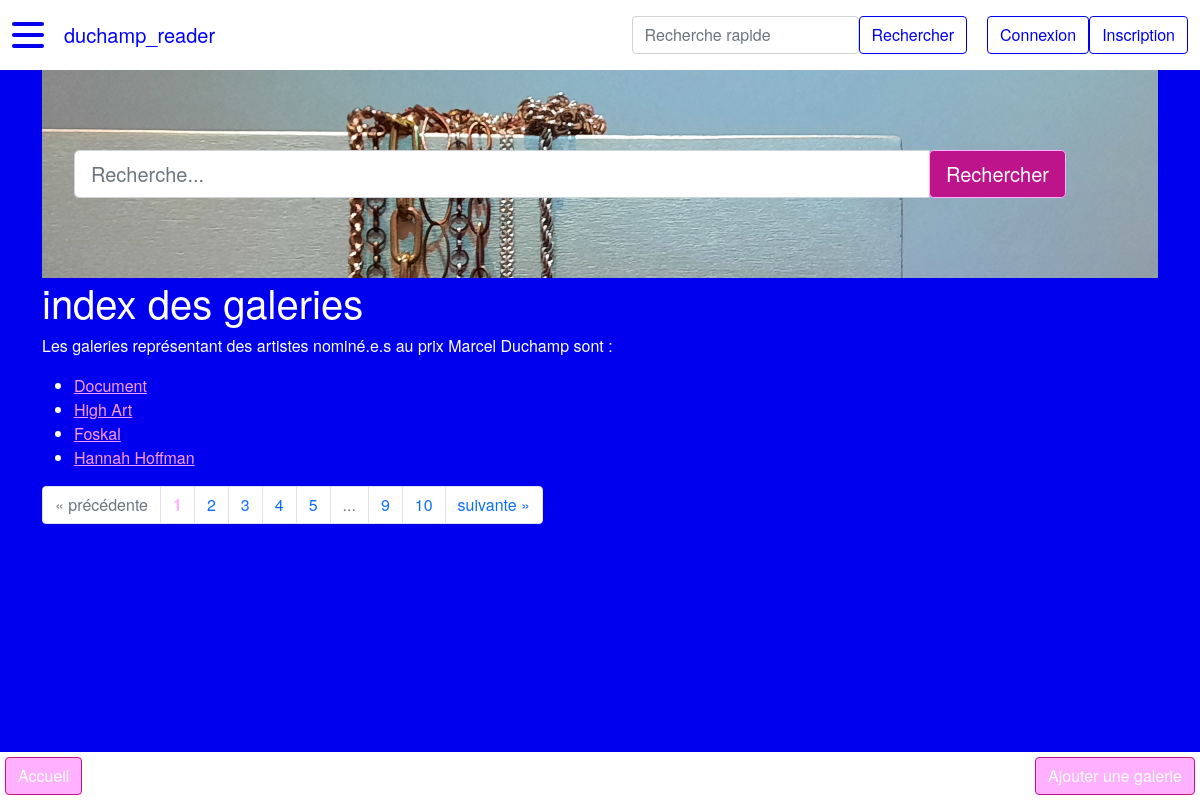
The page /galerie on the database as committed earlier.
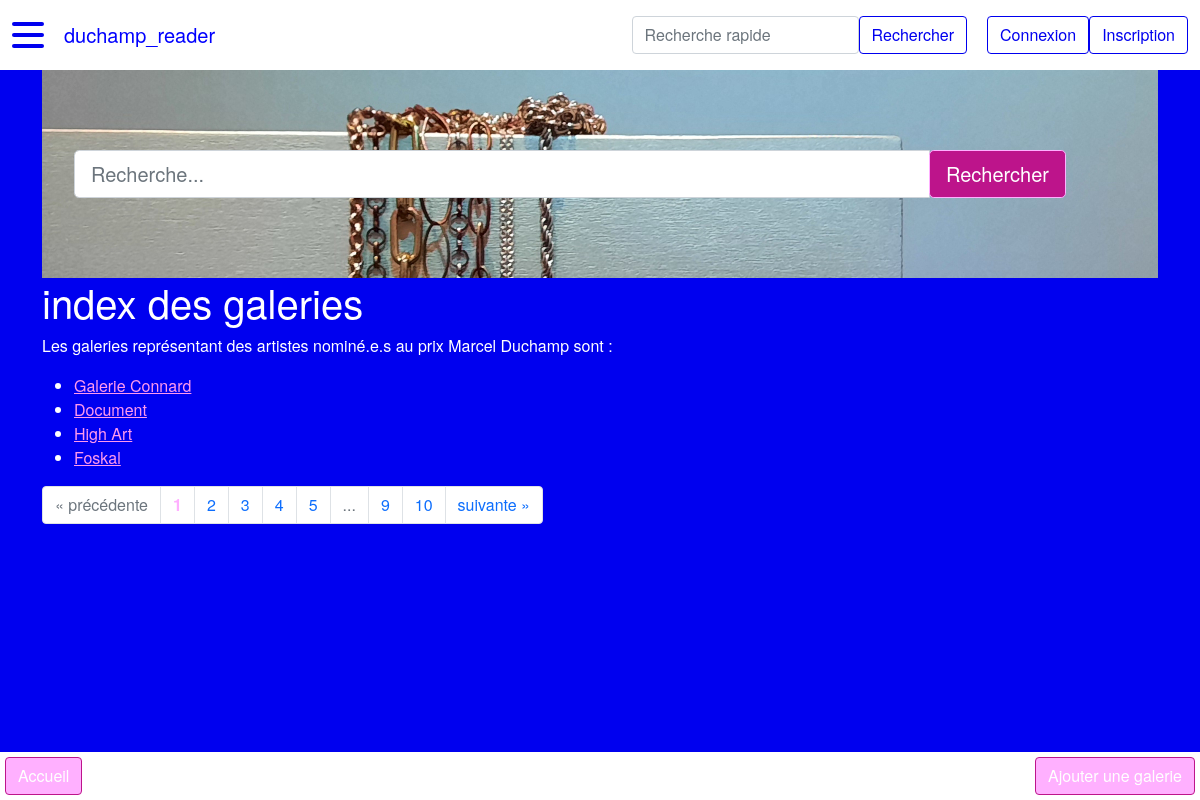
The same page on the database as committed later.
### duchamp_reader/modeles/classes_generic.py (models this page shows, shortened)
class Galerie(db.Model):
    __tablename__ = "galerie"
    id = db.Column(db.Integer, unique=True, nullable=False, primary_key=True, autoincrement=True)
    nom = db.Column(db.Text, unique=True, nullable=False)
    url = db.Column(db.Text, unique=True)
    classname = db.Column(db.Text, nullable=False, default="galerie")
    authorship = db.relationship("AuthorshipGalerie", back_populates="galerie")
    represent = db.relationship("RelationRepresente", back_populates="galerie")
    localisation = db.relationship("RelationLocalisation", back_populates="galerie")

### duchamp_reader/routes.py (the view)
@app.route("/galerie")
def galerie_index():
    page = request.args.get("page", 1)
    titre = "index des galeries"
    if isinstance(page, str) and page.isdigit():
        page = int(page)
    else:
        page = 1
    galeries = Galerie.query.order_by(Galerie.id.desc()).paginate(page=page, per_page=PERPAGE)
    return render_template("pages/galerie_index.html", titre=titre, galeries=galeries,
                           last_nominations=last_nominations, last_artistes=last_artistes, last_galeries=last_galeries,
                           last_themes=last_themes, last_villes=last_villes)

### duchamp_reader/templates/pages/galerie_index.html (shortened to what this page needs)
{% extends "conteneur.html" %}
{% block homesearch %}
    {% include "partials/recherche.html" %}
{% endblock %}
{% block corps %}
<h1>{{titre}}</h1>
    {% if galeries %}
        <p>Les galeries représentant des artistes nominé.e.s au prix Marcel Duchamp sont :</p>
        <ul>
            {% for galerie in galeries.items %}
                <li><a href="{{url_for('galerie_main', id_galerie=galerie.id)}}">
                    {{galerie.nom}}
                </a></li>
            {% endfor %}
        </ul>
        <nav aria-label="research-pagination">
            <ul class="pagination">
                {% if galeries.has_prev %}
                    <li class="page-item">
                {% else%}
                    <li class="page-item disabled">
                {% endif %}
                        <a class="page-link" href="{{url_for('galerie_index', page=galeries.prev_num)}}" aria-label="Previous">
                            <span aria-hidden="true">&laquo;</span>
                            <span class="sr-only">précédente</span>
                        </a>
                    </li>
                {% for page in galeries.iter_pages() %}
                    {% if page %}
                        {% if page != galeries.page %}
                        <li class="page-item">
                            <a class="page-link" href="{{url_for('galerie_index', page=page)}}">
                                {{page}}
                            </a>
                        </li>
                        {% else %}
                            <li class="page-item active disabled">
                                <a class="page-link"><b style="color: var(--custom-light-pink)">{{page}}</b></a>
                            </li>
                        {% endif %}
                    {% else %}
                    <li class="page-item disabled">
                        <a class="page-link">...</a>
                    </li>
                    {% endif %}
                {% endfor %}
                {% if galeries.has_next %}
                    <li class="page-item">
                {% else %}
                    <li class="page-item disabled">
                {% endif %}
                    <a class="page-link" href="{{url_for('galerie_index', page=galeries.next_num)}}" aria-label="Next">
                        <span class="sr-only">suivante</span>
                        <span aria-hidden="true">&raquo;</span>
                    </a>
                </li>
            </ul>
        </nav>
    {% endif %}
    <div class="basdepage">
        <a class="btn" href="{{url_for('accueil')}}">Accueil</a>
        <a class="btn" href="{{ url_for('galerie_add') }}">Ajouter une galerie</a>
    </div>
{% endblock %}

Rows that differ between the two databases and show on the page:
no longer on this page (row unchanged): Galerie: nom "Hannah Hoffman"
added Galerie: nom "Galerie Connard"
